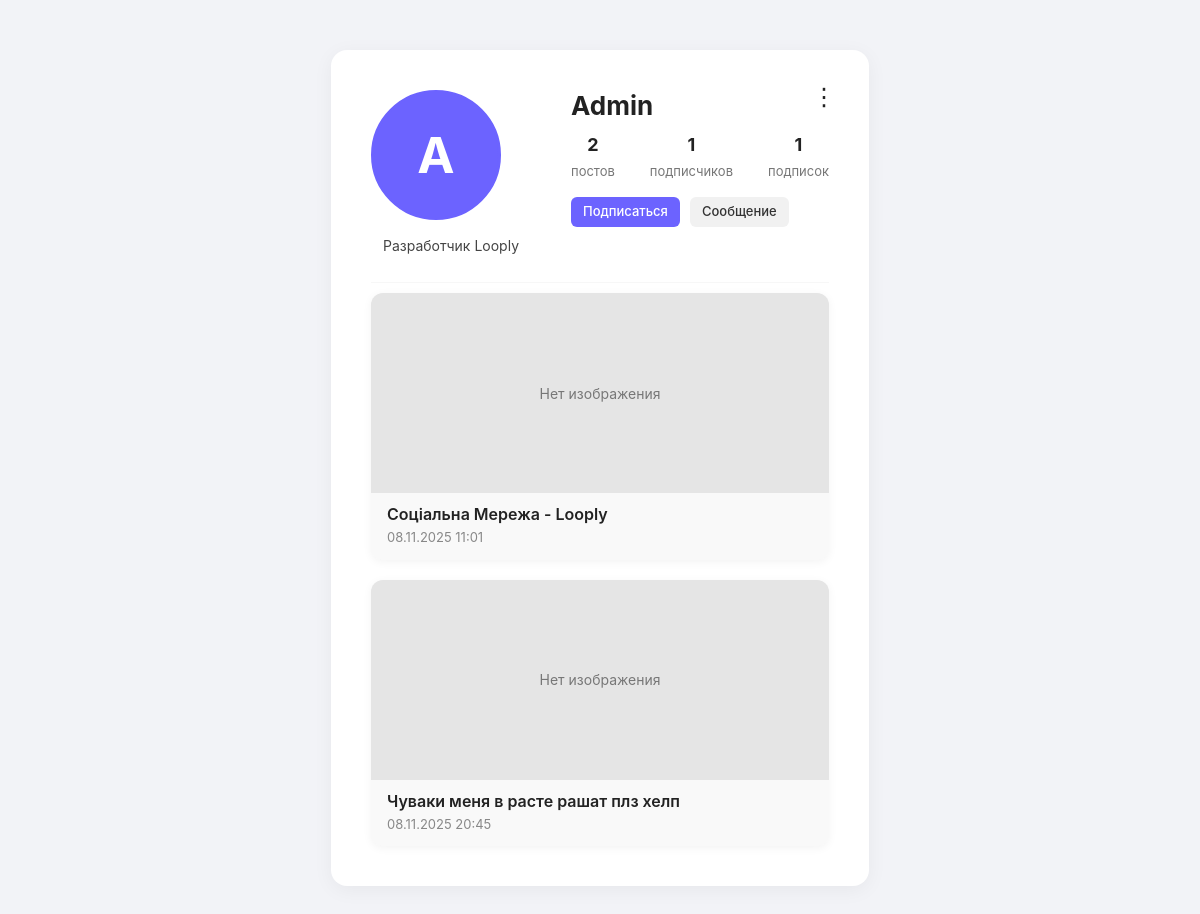
/profile-user/1/, run on the app's committed database.
### LooplyApp/models.py (models this page shows, shortened)
class User(AbstractUser):
    ROLE_CHOICES = [
        ('user', 'Пользователь'),
        ('moder', 'Модератор'),
        ('admin', 'Администратор'),
    ]
    username = models.CharField(max_length=50, unique=True)
    email = models.EmailField(unique=True)
    avatar = models.ImageField(null=True, blank=True)
    bio = models.CharField(null=True, blank=True, max_length=150)
    role = models.CharField(max_length=20, choices=ROLE_CHOICES, default='user')
    USERNAME_FIELD = 'username'
    REQUIRED_FIELDS = ['email']

class Post(models.Model):
    author = models.ForeignKey(User, on_delete=models.CASCADE, related_name='posts')
    title = models.CharField(max_length=150)
    content = models.CharField(null=True, blank=True)
    photos = models.ImageField(upload_to='posts/', blank=True, null=True)
    created_at = models.DateTimeField(auto_now_add=True)

### LooplyApp/views.py (the view)
# urls.py: path("profile-user/<int:user_id>/", views.profile_userView, name="profile_user"),
def profile_userView(request, user_id):
    profile_user = get_object_or_404(User, id=user_id)
    posts = Post.objects.filter(author=profile_user)
    is_following = False
    if request.user.is_authenticated:
        is_following = Follow.objects.filter(follower=request.user, following=profile_user).exists()
    context = {
        'profile_user': profile_user,
        'posts': posts,
        'is_following': is_following,
    }
    return render(request, 'account/profile_user.html', context)

### templates/account/profile_user.html (shortened to what this page needs)
{% extends "base.html" %}
{% load static %}
{% block content %}
<div class="profile-container">
  <div class="menu-dots" onclick="toggleMenu()">⋮</div>
  <div class="profile-header">
    <div class="avatar-section">
      {% if profile_user.profile.avatar %}
        <img src="{{ profile_user.profile.avatar.url }}" class="profile-avatar">
      {% else %}
        <div class="profile-avatar fallback" style="background: {{ profile_user.profile.color|default:'#6c63ff' }}">
          {{ profile_user.username|first|upper }}
        </div>
      {% endif %}
      {% if profile_user.bio %}
        <p class="profile-bio">{{ profile_user.bio }}</p>
      {% else %}
        <p class="profile-bio-empty">Добавьте описание профиля</p>
      {% endif %}
    </div>
    <div class="profile-info">
      <h1 class="username">{{ profile_user.username }}</h1>
      <div class="stats">
        <div><strong>{{ posts|length|default:0 }}</strong><span>постов</span></div>
        <div><strong>{{ profile_user.followers.count }}</strong><span>подписчиков</span></div>
        <div><strong>{{ profile_user.following.count }}</strong><span>подписок</span></div>
      </div>
      <div class="profile-actions">
        {% if request.user != profile_user %}
            {% if is_following %}
                <a href="{% url 'unfollow_user' profile_user.id %}" class="btn-edit">Отписаться</a>
            {% else %}
                <a href="{% url 'follow_user' profile_user.id %}" class="btn-edit">Подписаться</a>
            {% endif %}
        {% endif %}
        <button class="btn-share">Сообщение</button>
      </div>
    </div>
  </div>
  <hr class="divider">
  <div class="posts-section">
    {% if posts %}
      <div class="posts-grid">
        {% for post in posts %}
          <a href="{% url 'post_detail' post.id %}" class="post-card">
            {% if post.image %}
              <img src="{{ post.image.url }}" class="post-image">
            {% else %}
              <div class="no-image">Нет изображения</div>
            {% endif %}
            <div class="post-overlay">
              <h3>{{ post.title }}</h3>
              <p>{{ post.created_at|date:"d.m.Y H:i" }}</p>
            </div>
          </a>
        {% endfor %}
      </div>
    {% else %}
      <p class="no-posts">Пока нет постов 😔</p>
    {% endif %}
  </div>
</div>
{% endblock %}

### static/css/style.css (style rules this page uses)
body { background: #f3f6f9; font-family: Inter, Segoe UI, system-ui, Arial, sans-serif; margin: 0; padding: 0; }
body { margin: 0; padding: 0; font-family: 'Inter', 'Segoe UI', sans-serif; background: linear-gradient(135deg, #e0f2ff, #f3f6f9); display: flex; justify-content: center; align-items: center; min-height: 100vh; }

### templates/account/profile_user.html (style rules this page uses)
body { background: #f2f3f7; font-family: "Inter", sans-serif; color: #222; margin: 0; }
.profile-container { max-width: 900px; margin: 50px auto; background: #fff; border-radius: 16px; padding: 40px; box-shadow: 0 4px 20px rgba(0, 0, 0, 0.05); position: relative; }
.menu-dots { position: absolute; top: 25px; right: 25px; font-size: 24px; cursor: pointer; padding: 4px 8px; border-radius: 6px; transition: 0.2s; }
.profile-header { display: flex; align-items: flex-start; gap: 40px; flex-wrap: wrap; }
.avatar-section { text-align: center; width: 160px; }
.profile-avatar { width: 130px; height: 130px; border-radius: 50%; object-fit: cover; border: 3px solid #6c63ff; margin-bottom: 15px; }
.profile-avatar.fallback { display: flex; align-items: center; justify-content: center; background-color: #6c63ff; color: #fff; font-size: 50px; font-weight: bold; }
.profile-bio { font-size: 14px; color: #444; line-height: 1.5; margin-top: 6px; }
.profile-info { flex-grow: 1; }
.username { margin: 0; font-size: 26px; font-weight: 700; }
.stats { display: flex; gap: 35px; margin-top: 10px; }
.stats div { text-align: center; }
.stats strong { display: block; font-size: 18px; color: #222; }
.stats span { font-size: 13px; color: #777; }
.profile-actions { margin-top: 15px; display: flex; gap: 10px; }
.profile-actions button, .profile-actions a { flex: none; padding: 5px 12px; font-size: 13px; font-weight: 500; border-radius: 6px; border: none; cursor: pointer; transition: all 0.2s ease; text-decoration: none; display: inline-block; }
.btn-edit { background: #6c63ff; color: #fff; }
.btn-share { background: #f1f1f1; color: #333; }
.divider { margin: 10px 0; border: none; border-top: 1px solid #ddd; }
.posts-grid { display: grid; grid-template-columns: repeat(auto-fill, minmax(260px, 1fr)); gap: 20px; }
.post-card { border-radius: 12px; overflow: hidden; background: #f9f9f9; box-shadow: 0 2px 10px rgba(0,0,0,0.05); text-decoration: none; color: inherit; transition: transform 0.2s ease, box-shadow 0.2s ease; }
.no-image { width: 100%; height: 200px; background: #e5e5e5; display: flex; align-items: center; justify-content: center; color: #777; font-size: 14px; }
.post-overlay { padding: 12px 16px; }
.post-overlay h3 { margin: 0 0 4px 0; font-size: 16px; font-weight: 600; }
.post-overlay p { margin: 0; font-size: 13px; color: #888; }

### data on the page
User: username|first "A", bio "Разработчик Looply", username "Admin", followers.count "1", following.count "1"
Post: title "Соціальна Мережа - Looply", created_at "08.11.2025 11:01"
Post: title "Чуваки меня в расте рашат плз хелп", created_at "08.11.2025 20:45"

### other printed values
{{ posts|length|default:0 }} "2"
